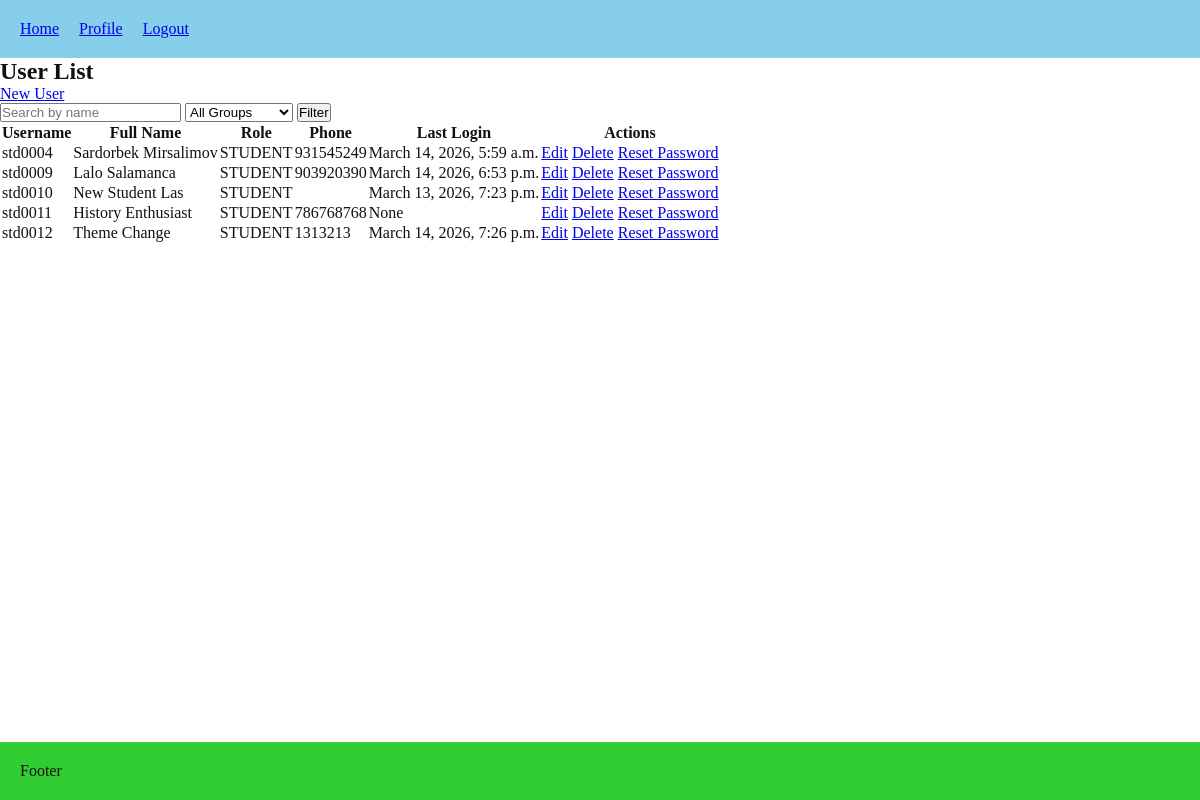
Screenshot of /users/users_list/ (signed in) with the database file from the repository.
### users/models.py (models this page shows, shortened)
class User(AbstractUser):
    username = models.CharField(
        max_length=150,
        unique=True,
        blank=True,
        editable=False
    )
    class Role(models.TextChoices):
        ADMIN = 'ADMIN', 'Admin'
        TEACHER = 'TEACHER', 'Teacher'
        STUDENT = 'STUDENT', 'Student'
    ROLE_PREFIXES = {
        Role.ADMIN: 'adm',
        Role.TEACHER: 'tch',
        Role.STUDENT: 'std',
    }
    role = models.CharField(max_length=20, choices=Role.choices, default=Role.STUDENT)
    phone_number = models.CharField(max_length=15, blank=True)
    must_reset_password = models.BooleanField(default=True)
    class Meta:
        constraints = [
            models.UniqueConstraint(fields=["first_name", "last_name", "role"], name="unique_full_name_per_role")
        ]

### users/views.py (the view)
# urls.py: path("users_list/", views.users_list, name="users_list"),
@login_required
def users_list(request):
    if request.user.role == User.Role.STUDENT:
        return HttpResponseForbidden("Students cannot view this page.")
    if request.user.role == User.Role.TEACHER:
        users = User.objects.filter(role=User.Role.STUDENT).exclude(is_superuser=True)
    elif request.user.role == User.Role.ADMIN:
        users = User.objects.exclude(is_superuser=True)
    else:
        users = []
    search_query = request.GET.get("q")
    if search_query:
        users = users.filter(
            Q(first_name__icontains=search_query) |
            Q(last_name__icontains=search_query)
        )
    role_filter = request.GET.get("role")
    if role_filter:
        users = users.filter(role=role_filter)
    groups_qs = Group.objects.all()
    if request.user.role == User.Role.TEACHER:
        groups_qs = groups_qs.filter(teacher=request.user)
    group_filter = request.GET.get("group")
    if group_filter:
        users = users.filter(enrollments__group_id=group_filter).distinct()
    return render(request, "users/users_list.html", {
        "users": users,
        "can_manage": request.user.role in [User.Role.ADMIN, User.Role.TEACHER],
        "groups": groups_qs,
        "selected_group": group_filter,
        })

### lessons/models.py (called while the page is built)
    def __str__(self):
        return self.name

### users/templates/users/users_list.html (shortened to what this page needs)
{% extends "core/base.html" %}
{% block content %}
<h2>User List</h2>
<a href="{% url 'users:create_user' %}">New User</a>
<form method="get">
    <input type="text" name="q" placeholder="Search by name" value="{{ request.GET.q }}">
    <select name="group">
    <option value="">All Groups</option>
</select>
    <button type="submit">Filter</button>
</form>
<table>
    <thead>
        <tr>
            <th>Username</th>
            <th>Full Name</th>
            <th>Role</th>
            <th>Phone</th>
            <th>Last Login</th>
            <th>Actions</th>
        </tr>
    </thead>
    <tbody>
        {% for user in users %}
        <tr>
            <td>{{ user.username }}</td>
            <td>{{ user.get_full_name }}</td>
            <td>{{ user.role }}</td>
            <td>{{ user.phone_number }}</td>
            <td>{{ user.last_login }}</td>
            <td>
                {% if can_manage %}
                    <a href="{% url 'users:edit_user' user.id %}">Edit</a>
                    <a href="{% url 'users:delete_user' user.id %}">Delete</a>
                    <a href="{% url 'users:reset_password' user.id %}">Reset Password</a>
                {% endif %}
            </td>
        </tr>
        {% empty %}
        <tr>
            <td colspan="6">No users found.</td>
        </tr>
        {% endfor %}
    </tbody>
</table>
{% endblock %}

### core/static/core/style.css (style rules this page uses)
* { box-sizing: border-box; margin: 0; padding: 0; list-style: none; }
:root { font-size: 12; --theme-color: skyblue; --secondary-color: limegreen; }
.theme-light { --bg: #ffffff; --text: #111111; --surface: #f5f5f5; --border: #e0e0e0; }
body { background-color: var(--bg); color: var(--text); display: flex; flex-direction: column; min-height: 100vh; }
a { transition: 0.3s; }

### rows the page displays
User: username "std0004", get_full_name "Sardorbek Mirsalimov", role "STUDENT", phone_number "931545249", last_login "March 14, 2026, 5:59 a.m."
User: username "std0009", get_full_name "Lalo Salamanca", role "STUDENT", phone_number "903920390", last_login "March 14, 2026, 6:53 p.m."
User: username "std0010", get_full_name "New Student Las", role "STUDENT", last_login "March 13, 2026, 7:23 p.m."
User: username "std0011", get_full_name "History Enthusiast", role "STUDENT", phone_number "786768768", last_login "None"
User: username "std0012", get_full_name "Theme Change", role "STUDENT", phone_number "1313213", last_login "March 14, 2026, 7:26 p.m."
